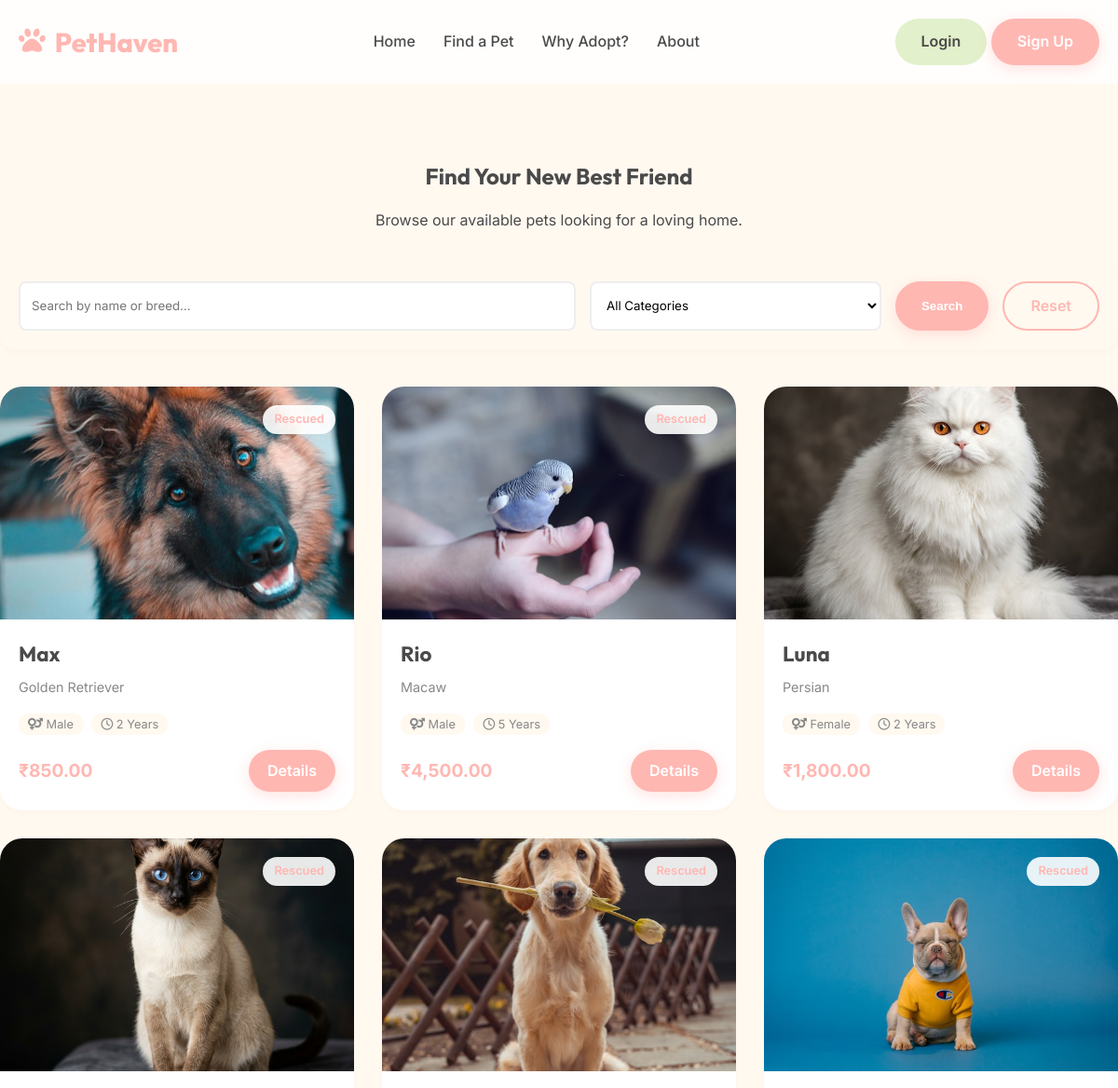
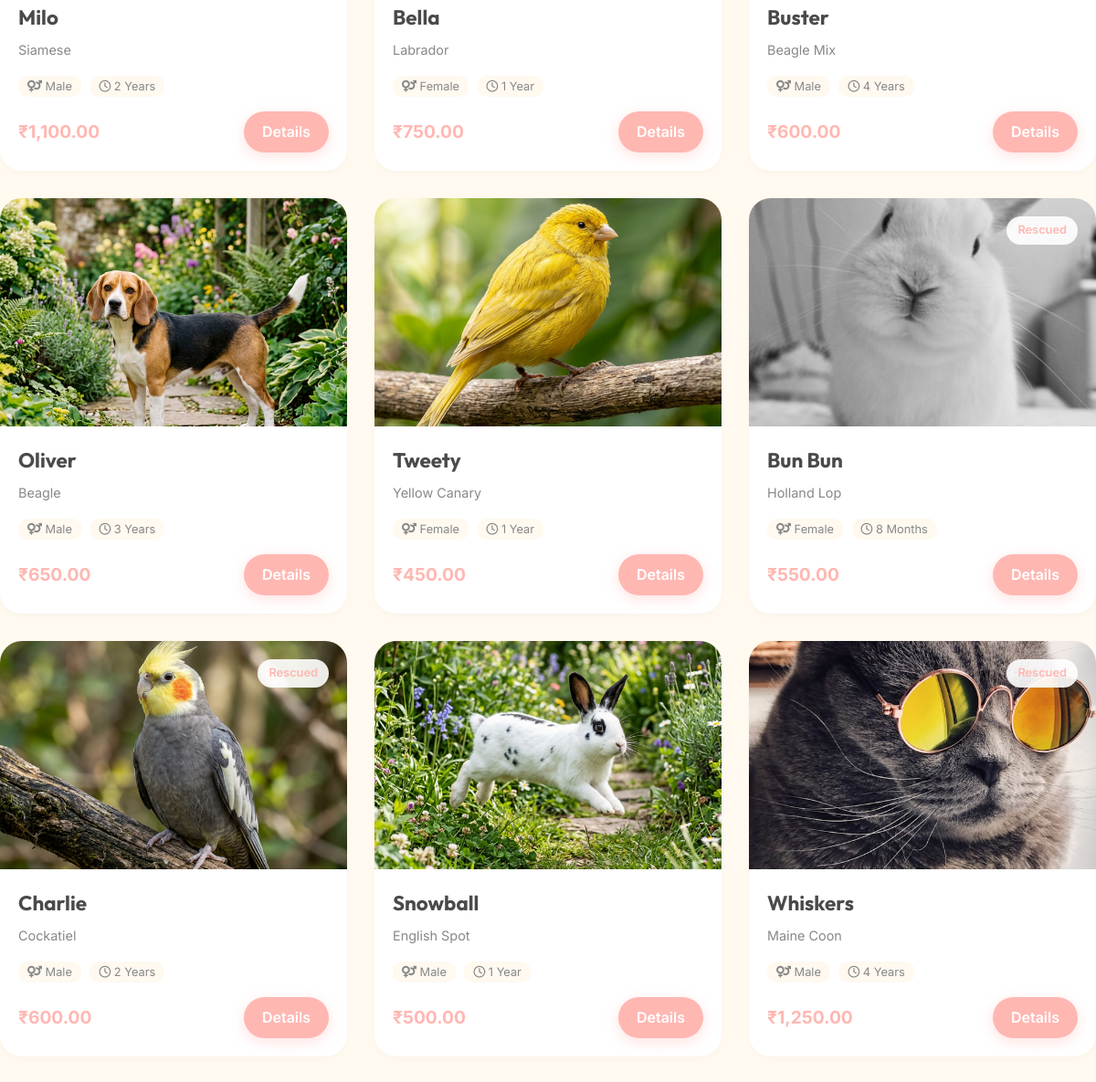
The app's page /index.php?section=find-pet with its own data (2 pictures, top to bottom).
### tables this page shows
CREATE TABLE IF NOT EXISTS pets (
    name VARCHAR(100) PRIMARY KEY,
    category_name VARCHAR(50),
    breed VARCHAR(100),
    age VARCHAR(20),
    gender ENUM('Male', 'Female'),
    color VARCHAR(50),
    price DECIMAL(10, 2) DEFAULT 0.00,
    description TEXT,
    behavior TEXT,
    care_pattern TEXT,
    is_rescued BOOLEAN DEFAULT FALSE,
    image VARCHAR(255),
    status ENUM('available', 'adopted') DEFAULT 'available',
    created_at TIMESTAMP DEFAULT CURRENT_TIMESTAMP,
    FOREIGN KEY (category_name) REFERENCES categories(name)
);

### index.php (the view, shortened to what this page needs)
<?php
require_once 'includes/db.php';
require_once 'includes/header.php';
$section = isset($_GET['section']) ? $_GET['section'] : 'home';
if ($section === 'home'): ?>
    <header class="hero">
        <div class="container hero-grid">
            <div class="hero-content">
                <h1>Find a loving home, <br> <span style="color: var(--color-primary);">Adopt a loving soul.</span></h1>
                <p>Join our mission to provide every pet with the love and care they deserve. Your new best friend is just a click away.</p>
                <div style="display: flex; gap: 15px;">
                    <a href="index.php?section=find-pet" class="btn btn-primary">Find a Pet</a>
                    <a href="index.php?section=why-adopt" class="btn btn-outline">Why Adopt?</a>
                </div>
            </div>
            <div class="hero-image">
                <img src="assets/images/pet_max.jpg" alt="Happy Dog" style="width: 100%; height: 400px; object-fit: cover; border-radius: var(--radius-lg); box-shadow: var(--shadow-lg);">
            </div>
        </div>
    </header>
    <section class="section-padding container" id="categories">
        <div class="text-center mb-4">
            <h2 class="mb-2">Find Your Perfect Companion</h2>
            <p>Select a pet type to see who's available.</p>
        </div>
        <div class="categories-grid">
            <?php
            $cats = $pdo->query("SELECT * FROM categories")->fetchAll();
            foreach($cats as $cat):
                $iconClass = 'fa-paw';
                if(strtolower($cat['name']) == 'dogs') $iconClass = 'fa-dog';
                if(strtolower($cat['name']) == 'cats') $iconClass = 'fa-cat';
                if(strtolower($cat['name']) == 'birds') $iconClass = 'fa-dove';
                if(strtolower($cat['name']) == 'rabbits') $iconClass = 'fa-carrot';
            ?>
                <a href="index.php?section=find-pet&category=<?php echo urlencode($cat['name']); ?>" style="text-decoration: none; color: inherit;">
                    <div class="category-card">
                        <i class="fa-solid <?php echo $iconClass; ?> category-icon" style="color: var(--color-primary);"></i>
                        <h3><?php echo htmlspecialchars($cat['name']); ?></h3>
                    </div>
                </a>
            <?php endforeach; ?>
        </div>
    </section>
    <section class="section-padding" style="background: white;">
        <div class="container hero-grid" style="grid-template-columns: 1fr 1.2fr;">
            <div style="background: var(--color-warm-bg); padding: 40px; border-radius: var(--radius-lg);">
                <h2 class="mb-2">Why Choose PetHaven?</h2>
                <p class="mb-4">We are more than just a shelter; we are a community dedicated to animal welfare.</p>
                <div style="display: grid; gap: 20px;">
                    <div style="display: flex; gap: 15px; align-items: flex-start;">
                        <i class="fa-solid fa-heart-pulse fa-2x" style="color: var(--color-primary);"></i>
                        <div>
                            <h4>Health Guaranteed</h4>
                            <p style="font-size: 0.9rem; color: var(--color-text-light);">All our pets undergo thorough health checks and vaccinations before adoption.</p>
                        </div>
                    </div>
                    <div style="display: flex; gap: 15px; align-items: flex-start;">
                        <i class="fa-solid fa-hand-holding-heart fa-2x" style="color: var(--color-primary);"></i>
                        <div>
                            <h4>Support Team</h4>
                            <p style="font-size: 0.9rem; color: var(--color-text-light);">We provide 24/7 post-adoption support to help you and your pet settle in.</p>
                        </div>
                    </div>
                    <div style="display: flex; gap: 15px; align-items: flex-start;">
                        <i class="fa-solid fa-shield-cat fa-2x" style="color: var(--color-primary);"></i>
                        <div>
                            <h4>Safe Process</h4>
                            <p style="font-size: 0.9rem; color: var(--color-text-light);">Our adoption legalities are transparent and designed for the pet's safety.</p>
                        </div>
                    </div>
                </div>
            </div>
            <div style="padding-left: 40px;">
                <img src="assets/images/cat_cats.jpg" style="width: 100%; border-radius: var(--radius-lg); box-shadow: var(--shadow-soft);">
            </div>
        </div>
    </section>
<?php
elseif ($section === 'find-pet'): ?>
    <section class="section-padding container">
        <div class="text-center mb-4">
            <h2 class="mb-2">Find Your New Best Friend</h2>
            <p>Browse our available pets looking for a loving home.</p>
        </div>
        <?php
        $where = "p.status = 'available'";
        $params = [];
        $sql = "SELECT p.*, c.name as category_name FROM pets p LEFT JOIN categories c ON p.category_name = c.name WHERE $where ORDER BY p.created_at DESC";
        $stmt = $pdo->prepare($sql);
        $stmt->execute($params);
        $all_pets = $stmt->fetchAll(PDO::FETCH_ASSOC);
        ?>
        <div style="background: var(--color-warm-bg); padding: 20px; border-radius: var(--radius-md); box-shadow: var(--shadow-card); margin-bottom: 40px;">
            <form method="GET" action="index.php" style="display: flex; gap: 15px; flex-wrap: wrap;">
                <input type="text" name="search" placeholder="Search by name or breed..." class="form-control" style="flex: 2; background: white;" value="<?php echo htmlspecialchars($_GET['search'] ?? ''); ?>">
                <select name="category" class="form-control" style="flex: 1; background: white;" onchange="this.form.submit()">
                    <option value="">All Categories</option>
                </select>
                <button type="submit" class="btn btn-primary">Search</button>
                <a href="index.php?section=find-pet" class="btn btn-outline" style="text-decoration: none; display: flex; align-items: center;">Reset</a>
            </form>
        </div>
        <?php if(count($all_pets) > 0): ?>
            <div class="pets-grid">
                <?php foreach($all_pets as $pet): ?>
                <div class="pet-card">
                    <?php if($pet['is_rescued']): ?>
                        <span class="pet-badge">Rescued</span>
                    <?php endif; ?>
                    <div class="pet-image">
                        <img src="<?php echo $pet['image']; ?>" alt="<?php echo $pet['name']; ?>" style="width: 100%; height: 250px; object-fit: cover;">
                    </div>
                    <div class="pet-info">
                        <h3 class="pet-name"><?php echo htmlspecialchars($pet['name']); ?></h3>
                        <p class="pet-breed"><?php echo htmlspecialchars($pet['breed']); ?></p>
                        <div style="margin-bottom: 15px;">
                            <span class="tag"><i class="fa-solid fa-venus-mars"></i> <?php echo $pet['gender']; ?></span>
                            <span class="tag"><i class="fa-regular fa-clock"></i> <?php echo $pet['age']; ?></span>
                        </div>
                        <div style="display: flex; justify-content: space-between; align-items: center;">
                            <span style="font-weight: 700; color: var(--color-primary); font-size: 1.2rem;">
                                <?php echo $pet['price'] > 0 ? '₹'.number_format($pet['price'], 2) : 'Free Adoption'; ?>
                            </span>
                            <a href="pet_details.php?name=<?php echo urlencode($pet['name']); ?>" class="btn btn-primary" style="padding: 10px 20px;">Details</a>
                        </div>
                    </div>
                </div>
                <?php endforeach; ?>
            </div>
        <?php else: ?>
            <div class="text-center section-padding">
                <i class="fa-solid fa-magnifying-glass fa-3x mb-3" style="color: #ddd;"></i>
                <h3>No pets found</h3>
                <p>Try searching for something else or browse all categories.</p>
                <a href="index.php?section=find-pet" class="btn btn-primary mt-3">Reset Search</a>
            </div>
        <?php endif; ?>
    </section>
<?php
elseif ($section === 'why-adopt'): ?>
<section class="section-padding" id="why-adopt" style="min-height: 80vh; display: flex; align-items: center;">
    <div class="container">
        <div class="hero-grid">
            <div style="order: 2;">
                <h2 class="mb-4">Why Adopt a Pet?</h2>
                <div style="margin-bottom: 30px;">
                    <h4 style="color: var(--color-primary); margin-bottom: 10px;"><i class="fa-solid fa-heart"></i> Save a Life</h4>
                    <p>When you adopt, you save a loving animal by making them part of your family and open up shelter space for another animal who might need it.</p>
                </div>
                <div style="margin-bottom: 30px;">
                     <h4 style="color: var(--color-primary); margin-bottom: 10px;"><i class="fa-solid fa-hand-holding-heart"></i> Unconditional Love</h4>
                    <p>Rescued pets are often the most grateful and loyal companions. They seem to know you saved them.</p>
                </div>
                <div>
                     <h4 style="color: var(--color-primary); margin-bottom: 10px;"><i class="fa-solid fa-ban"></i> Stop Puppy Mills</h4>
                    <p>Adoption is a way to fight against cruel breeding facilities. Be part of the solution, not the problem.</p>
                </div>
                <div class="mt-4">
                    <a href="index.php?section=find-pet" class="btn btn-primary">Browse available pets</a>
                </div>
            </div>
            <div style="order: 1;">
                 <img src="https://images.unsplash.com/photo-1570018144715-43110363d70a?auto=format&fit=crop&w=800&q=80" alt="Dog Paw" style="width: 100%; height: 500px; object-fit: cover; border-radius: var(--radius-lg); box-shadow: var(--shadow-lg);">
            </div>
        </div>
    </div>
</section>
<?php elseif ($section === 'about'): ?>
<section class="section-padding" id="about" style="min-height: 80vh; display: flex; align-items: center; background-color: var(--color-light);">
    <div class="container">
        <div class="hero-grid">
            <div class="hero-image">
                <img src="https://images.unsplash.com/photo-1599443015574-be5fe8a05783?auto=format&fit=crop&w=800&q=80" alt="Pet Shelter" style="width: 100%; height: 500px; object-fit: cover; border-radius: var(--radius-lg); box-shadow: var(--shadow-lg);">
            </div>
            <div class="hero-content">
                <h2 class="mb-4">About PetHaven Shelter</h2>
                <p class="mb-3">Founded in 2026, PetHaven has been dedicated to rescuing, rehabilitating, and rehoming abandoned and neglected animals. We believe every soul deserves a second chance at happiness.</p>
                <p class="mb-4">Our team of dedicated volunteers works tirelessly to ensure that every pet receives medical care, love, and training before finding their forever families. We are more than just a shelter; we are a community of animal lovers.</p>
                <ul style="list-style: none; padding: 0; margin-bottom: 30px;">
                    <li style="margin-bottom: 10px;"><i class="fa-solid fa-check" style="color: var(--color-primary); margin-right: 10px;"></i> Over 500+ successful adoptions</li>
                    <li style="margin-bottom: 10px;"><i class="fa-solid fa-check" style="color: var(--color-primary); margin-right: 10px;"></i> 100% No-kill policy</li>
                    <li style="margin-bottom: 10px;"><i class="fa-solid fa-check" style="color: var(--color-primary); margin-right: 10px;"></i> Post-adoption support</li>
                </ul>
                <a href="register.php" class="btn btn-primary">Join our community</a>
            </div>
        </div>
    </div>
</section>
<?php endif; ?>
<?php require_once 'includes/footer.php'; ?>

### style.css (style rules this page uses)
:root { --color-primary: #FFB7B2; --color-secondary: #E2F0CB; --color-accent: #C7CEEA; --color-warm-bg: #FFF9F0; --color-text-main: #4A4A4A; --color-text-light: #888888; --color-white: #ffffff; --color-danger: #FF9AA2; --color-success: #B5EAD7; --font-heading: 'Outfit', sans-serif; --font-body: 'Inter', sans-serif; --shadow-soft: 0 10px 30px rgba(0, 0, 0, 0.05); --shadow-card: 0 4px 6px rgba(0, 0, 0, 0.02); --radius-lg: 24px; --radius-md: 16px; --radius-sm: 8px; }
* { margin: 0; padding: 0; box-sizing: border-box; }
body { font-family: var(--font-body); background-color: var(--color-warm-bg); color: var(--color-text-main); line-height: 1.6; overflow-x: hidden; }
h1, h2, h3, h4, h5, h6 { font-family: var(--font-heading); font-weight: 700; color: var(--color-text-main); }
a { text-decoration: none; color: inherit; transition: all 0.3s ease; }
.container { max-width: 1200px; margin: 0 auto; padding: 0 20px; }
.btn { display: inline-block; padding: 12px 28px; border-radius: 50px; font-weight: 600; cursor: pointer; border: none; transition: transform 0.2s ease, box-shadow 0.2s ease; }
.btn-primary { background-color: var(--color-primary); color: var(--color-white); box-shadow: 0 4px 15px rgba(255, 183, 178, 0.4); }
.btn-outline { border: 2px solid var(--color-primary); color: var(--color-primary); background: transparent; }
.section-padding { padding: 80px 0; }
.text-center { text-align: center; }
.mb-4 { margin-bottom: 2rem; }
.mb-2 { margin-bottom: 1rem; }
.pets-grid { display: grid; grid-template-columns: repeat(auto-fill, minmax(280px, 1fr)); gap: 30px; margin-top: 40px; }
.pet-card { background: var(--color-white); border-radius: var(--radius-lg); overflow: hidden; box-shadow: var(--shadow-card); transition: all 0.3s ease; position: relative; }
.pet-image { height: 250px; width: 100%; object-fit: cover; }
.pet-info { padding: 20px; }
.pet-name { font-size: 1.4rem; color: var(--color-text-main); margin-bottom: 5px; }
.pet-breed { color: var(--color-text-light); font-size: 0.9rem; margin-bottom: 15px; }
.pet-badge { position: absolute; top: 20px; right: 20px; background: rgba(255, 255, 255, 0.9); padding: 5px 12px; border-radius: 20px; font-size: 0.8rem; font-weight: 600; color: var(--color-primary); }
.tag { background: var(--color-warm-bg); padding: 4px 10px; border-radius: 10px; font-size: 0.8rem; margin-right: 5px; color: var(--color-text-light); }
.form-control { width: 100%; padding: 12px; border: 2px solid #eee; border-radius: var(--radius-sm); font-family: var(--font-body); transition: border-color 0.3s; }

### records on screen
pets: is_rescued "Rescued", image (picture), name "Max", breed "Golden Retriever", gender "Male", age "2 Years", price "850.00"
pets: is_rescued "Rescued", image (picture), name "Rio", breed "Macaw", gender "Male", age "5 Years", price "4,500.00"
pets: image (picture), name "Luna", breed "Persian", gender "Female", age "2 Years", price "1,800.00"
pets: is_rescued "Rescued", image (picture), name "Milo", breed "Siamese", gender "Male", age "2 Years", price "1,100.00"
pets: is_rescued "Rescued", image (picture), name "Bella", breed "Labrador", gender "Female", age "1 Year", price "750.00"
pets: is_rescued "Rescued", image (picture), name "Buster", breed "Beagle Mix", gender "Male", age "4 Years", price "600.00"
pets: image (picture), name "Oliver", breed "Beagle", gender "Male", age "3 Years", price "650.00"
pets: image (picture), name "Tweety", breed "Yellow Canary", gender "Female", age "1 Year", price "450.00"
pets: is_rescued "Rescued", image (picture), name "Bun Bun", breed "Holland Lop", gender "Female", age "8 Months", price "550.00"
pets: is_rescued "Rescued", image (picture), name "Charlie", breed "Cockatiel", gender "Male", age "2 Years", price "600.00"
pets: image (picture), name "Snowball", breed "English Spot", gender "Male", age "1 Year", price "500.00"
pets: is_rescued "Rescued", image (picture), name "Whiskers", breed "Maine Coon", gender "Male", age "4 Years", price "1,250.00"
